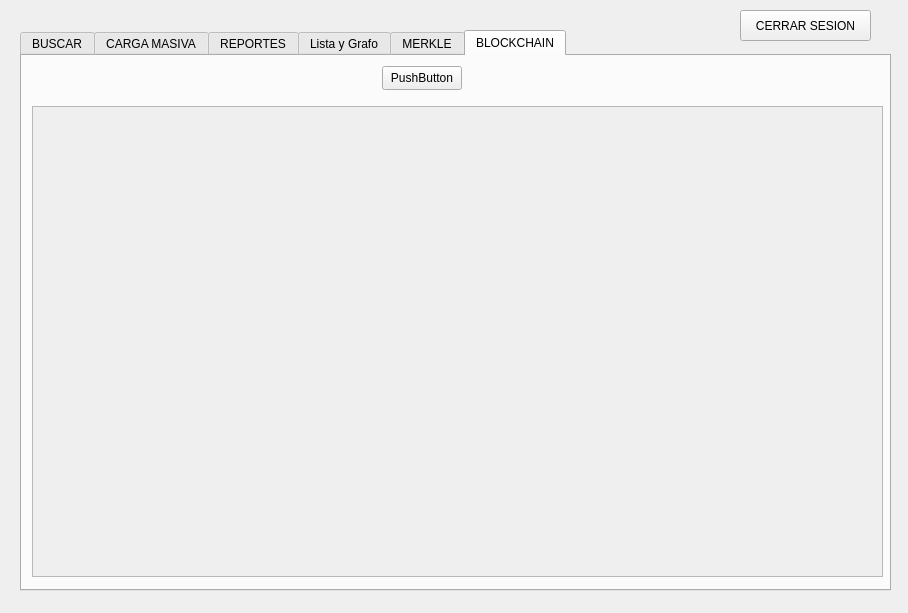
<?xml version="1.0" encoding="UTF-8"?>
<ui version="4.0">
 <class>vAdmin</class>
 <widget class="QDialog" name="vAdmin">
  <property name="geometry">
   <rect>
    <x>0</x>
    <y>0</y>
    <width>908</width>
    <height>613</height>
   </rect>
  </property>
  <property name="windowTitle">
   <string>Dialog</string>
  </property>
  <widget class="QTabWidget" name="tabWidget">
   <property name="geometry">
    <rect>
     <x>20</x>
     <y>30</y>
     <width>871</width>
     <height>561</height>
    </rect>
   </property>
   <property name="currentIndex">
    <number>5</number>
   </property>
   <widget class="QWidget" name="tab_3">
    <attribute name="title">
     <string>BUSCAR</string>
    </attribute>
    <widget class="QLineEdit" name="lineEdit_4">
     <property name="geometry">
      <rect>
       <x>30</x>
       <y>60</y>
       <width>221</width>
       <height>24</height>
      </rect>
     </property>
    </widget>
    <widget class="QPushButton" name="pushButton_5">
     <property name="geometry">
      <rect>
       <x>270</x>
       <y>60</y>
       <width>80</width>
       <height>24</height>
      </rect>
     </property>
     <property name="text">
      <string>Buscar</string>
     </property>
    </widget>
    <widget class="QComboBox" name="comboBox">
     <property name="geometry">
      <rect>
       <x>480</x>
       <y>60</y>
       <width>101</width>
       <height>24</height>
      </rect>
     </property>
     <item>
      <property name="text">
       <string>PreOrden</string>
      </property>
     </item>
     <item>
      <property name="text">
       <string>PostOrden</string>
      </property>
     </item>
     <item>
      <property name="text">
       <string>InOrden</string>
      </property>
     </item>
    </widget>
    <widget class="QPushButton" name="pushButton_6">
     <property name="geometry">
      <rect>
       <x>620</x>
       <y>60</y>
       <width>80</width>
       <height>24</height>
      </rect>
     </property>
     <property name="text">
      <string>Aplicar</string>
     </property>
    </widget>
    <widget class="QTableWidget" name="tableWidget">
     <property name="geometry">
      <rect>
       <x>30</x>
       <y>110</y>
       <width>811</width>
       <height>391</height>
      </rect>
     </property>
     <column>
      <property name="text">
       <string>Nombre</string>
      </property>
     </column>
     <column>
      <property name="text">
       <string>Apellidos</string>
      </property>
     </column>
     <column>
      <property name="text">
       <string>Correo</string>
      </property>
     </column>
     <column>
      <property name="text">
       <string>Fecha de Nacimiento</string>
      </property>
     </column>
     <column>
      <property name="text">
       <string>New Column</string>
      </property>
     </column>
     <column>
      <property name="text">
       <string>Eliminar</string>
      </property>
     </column>
    </widget>
   </widget>
   <widget class="QWidget" name="tab">
    <attribute name="title">
     <string>CARGA MASIVA</string>
    </attribute>
    <widget class="QGroupBox" name="groupBox">
     <property name="geometry">
      <rect>
       <x>30</x>
       <y>20</y>
       <width>261</width>
       <height>401</height>
      </rect>
     </property>
     <property name="title">
      <string>Usuarios</string>
     </property>
     <widget class="QPushButton" name="pushButton">
      <property name="geometry">
       <rect>
        <x>60</x>
        <y>180</y>
        <width>121</width>
        <height>24</height>
       </rect>
      </property>
      <property name="text">
       <string>Cargar Usuarios</string>
      </property>
     </widget>
     <widget class="QLineEdit" name="lineEdit">
      <property name="geometry">
       <rect>
        <x>20</x>
        <y>220</y>
        <width>211</width>
        <height>24</height>
       </rect>
      </property>
     </widget>
    </widget>
    <widget class="QGroupBox" name="groupBox_2">
     <property name="geometry">
      <rect>
       <x>310</x>
       <y>20</y>
       <width>271</width>
       <height>401</height>
      </rect>
     </property>
     <property name="title">
      <string>Solicitudes</string>
     </property>
     <widget class="QPushButton" name="pushButton_2">
      <property name="geometry">
       <rect>
        <x>68</x>
        <y>180</y>
        <width>131</width>
        <height>24</height>
       </rect>
      </property>
      <property name="text">
       <string>Cargar Solicitudes</string>
      </property>
     </widget>
     <widget class="QLineEdit" name="lineEdit_2">
      <property name="geometry">
       <rect>
        <x>30</x>
        <y>220</y>
        <width>221</width>
        <height>24</height>
       </rect>
      </property>
     </widget>
    </widget>
    <widget class="QGroupBox" name="groupBox_3">
     <property name="geometry">
      <rect>
       <x>600</x>
       <y>20</y>
       <width>251</width>
       <height>401</height>
      </rect>
     </property>
     <property name="title">
      <string>Publicaciones</string>
     </property>
     <widget class="QPushButton" name="pushButton_3">
      <property name="geometry">
       <rect>
        <x>60</x>
        <y>180</y>
        <width>131</width>
        <height>24</height>
       </rect>
      </property>
      <property name="text">
       <string>Cargar Publicaciones</string>
      </property>
     </widget>
     <widget class="QLineEdit" name="lineEdit_3">
      <property name="geometry">
       <rect>
        <x>20</x>
        <y>220</y>
        <width>211</width>
        <height>24</height>
       </rect>
      </property>
     </widget>
    </widget>
   </widget>
   <widget class="QWidget" name="tab_2">
    <attribute name="title">
     <string>REPORTES</string>
    </attribute>
    <widget class="QGroupBox" name="groupBox_4">
     <property name="geometry">
      <rect>
       <x>10</x>
       <y>10</y>
       <width>421</width>
       <height>461</height>
      </rect>
     </property>
     <property name="title">
      <string>ARBOL DE USUARIOS</string>
     </property>
    </widget>
    <widget class="QGroupBox" name="groupBox_5">
     <property name="geometry">
      <rect>
       <x>440</x>
       <y>10</y>
       <width>421</width>
       <height>461</height>
      </rect>
     </property>
     <property name="title">
      <string>LISTA DE PUBLICACIONES</string>
     </property>
    </widget>
    <widget class="QPushButton" name="pushButton_7">
     <property name="geometry">
      <rect>
       <x>360</x>
       <y>490</y>
       <width>131</width>
       <height>24</height>
      </rect>
     </property>
     <property name="text">
      <string>GENERAR REPORTES</string>
     </property>
    </widget>
   </widget>
   <widget class="QWidget" name="tab_4">
    <attribute name="title">
     <string>Lista y Grafo</string>
    </attribute>
    <widget class="QGroupBox" name="groupBox_6">
     <property name="geometry">
      <rect>
       <x>0</x>
       <y>10</y>
       <width>401</width>
       <height>511</height>
      </rect>
     </property>
     <property name="title">
      <string>Lista</string>
     </property>
    </widget>
    <widget class="QGroupBox" name="groupBox_7">
     <property name="geometry">
      <rect>
       <x>470</x>
       <y>10</y>
       <width>401</width>
       <height>511</height>
      </rect>
     </property>
     <property name="title">
      <string>Grafo</string>
     </property>
    </widget>
    <widget class="QPushButton" name="pushButton_8">
     <property name="geometry">
      <rect>
       <x>410</x>
       <y>200</y>
       <width>51</width>
       <height>24</height>
      </rect>
     </property>
     <property name="text">
      <string>Generar</string>
     </property>
    </widget>
   </widget>
   <widget class="QWidget" name="tab_5">
    <attribute name="title">
     <string>MERKLE</string>
    </attribute>
    <widget class="QGroupBox" name="groupBox_8">
     <property name="geometry">
      <rect>
       <x>20</x>
       <y>50</y>
       <width>841</width>
       <height>471</height>
      </rect>
     </property>
     <property name="title">
      <string/>
     </property>
    </widget>
    <widget class="QPushButton" name="pushButton_9">
     <property name="geometry">
      <rect>
       <x>380</x>
       <y>20</y>
       <width>80</width>
       <height>24</height>
      </rect>
     </property>
     <property name="text">
      <string>GENERAR</string>
     </property>
    </widget>
   </widget>
   <widget class="QWidget" name="tab_6">
    <attribute name="title">
     <string>BLOCKCHAIN</string>
    </attribute>
    <widget class="QScrollArea" name="scrollArea">
     <property name="geometry">
      <rect>
       <x>10</x>
       <y>50</y>
       <width>851</width>
       <height>471</height>
      </rect>
     </property>
     <property name="widgetResizable">
      <bool>true</bool>
     </property>
     <widget class="QWidget" name="scrollAreaWidgetContents">
      <property name="geometry">
       <rect>
        <x>0</x>
        <y>0</y>
        <width>849</width>
        <height>469</height>
       </rect>
      </property>
     </widget>
    </widget>
    <widget class="QPushButton" name="pushButton_10">
     <property name="geometry">
      <rect>
       <x>360</x>
       <y>10</y>
       <width>80</width>
       <height>24</height>
      </rect>
     </property>
     <property name="text">
      <string>PushButton</string>
     </property>
    </widget>
   </widget>
  </widget>
  <widget class="QPushButton" name="pushButton_4">
   <property name="geometry">
    <rect>
     <x>740</x>
     <y>10</y>
     <width>131</width>
     <height>31</height>
    </rect>
   </property>
   <property name="text">
    <string>CERRAR SESION</string>
   </property>
  </widget>
 </widget>
 <resources/>
 <connections/>
</ui>
